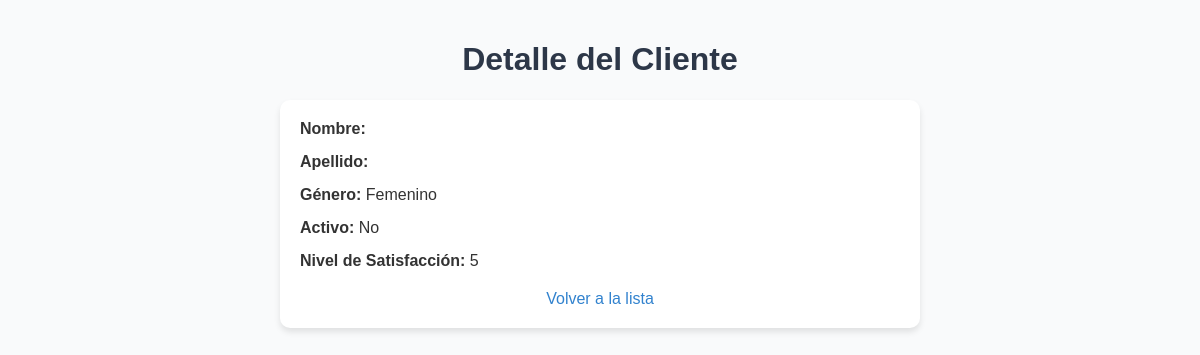
Page /clientes/3/ on the committed database.
### clientes/models.py (models this page shows, shortened)
class Cliente(models.Model):
    cliente_id = models.IntegerField(primary_key=True)  # Clave primaria definida
    edad = models.FloatField(null=True, blank=True)
    genero = models.CharField(max_length=10, null=True, blank=True)
    saldo = models.FloatField(null=True, blank=True)
    activo = models.BooleanField(default=False)
    nivel_de_satisfaccion = models.IntegerField(null=True, blank=True)

### clientes/views.py (the view)
# urls.py: path('<int:pk>/', cliente_detail, name='cliente_detail'),
def cliente_detail(request, pk):
    cliente = get_object_or_404(Cliente, pk=pk)
    return render(request, 'clientes/cliente_detail.html', {'cliente': cliente})

### clientes/templates/clientes/cliente_detail.html (shortened to what this page needs)
<!DOCTYPE html>
<html lang="en">
<head>
</head>
<body>
    <h1>Detalle del Cliente</h1>
    <div class="container">
        <div class="field">
            <span>Nombre:</span> {{ cliente.nombre }}
        </div>
        <div class="field">
            <span>Apellido:</span> {{ cliente.apellido }}
        </div>
        <div class="field">
            <span>Género:</span> {{ cliente.genero }}
        </div>
        <div class="field">
            <span>Activo:</span> {{ cliente.activo|yesno:"Sí,No" }}
        </div>
        <div class="field">
            <span>Nivel de Satisfacción:</span> {{ cliente.nivel_de_satisfaccion }}
        </div>
        <div class="actions">
            <a href="/clientes/">Volver a la lista</a>
        </div>
    </div>
</body>
</html>

### clientes/templates/clientes/cliente_detail.html (style rules this page uses)
body { font-family: Arial, sans-serif; background-color: #f9fafb; color: #333; margin: 0; padding: 20px; }
h1 { text-align: center; color: #2d3748; }
.container { max-width: 600px; margin: 20px auto; background: white; padding: 20px; border-radius: 10px; box-shadow: 0 4px 6px rgba(0, 0, 0, 0.1); }
.field { margin-bottom: 15px; }
.field span { font-weight: bold; }
.actions { text-align: center; margin-top: 20px; }
a { color: #3182ce; text-decoration: none; }

### rows in the picture
Cliente: genero "Femenino", activo "No", nivel_de_satisfaccion "5"
